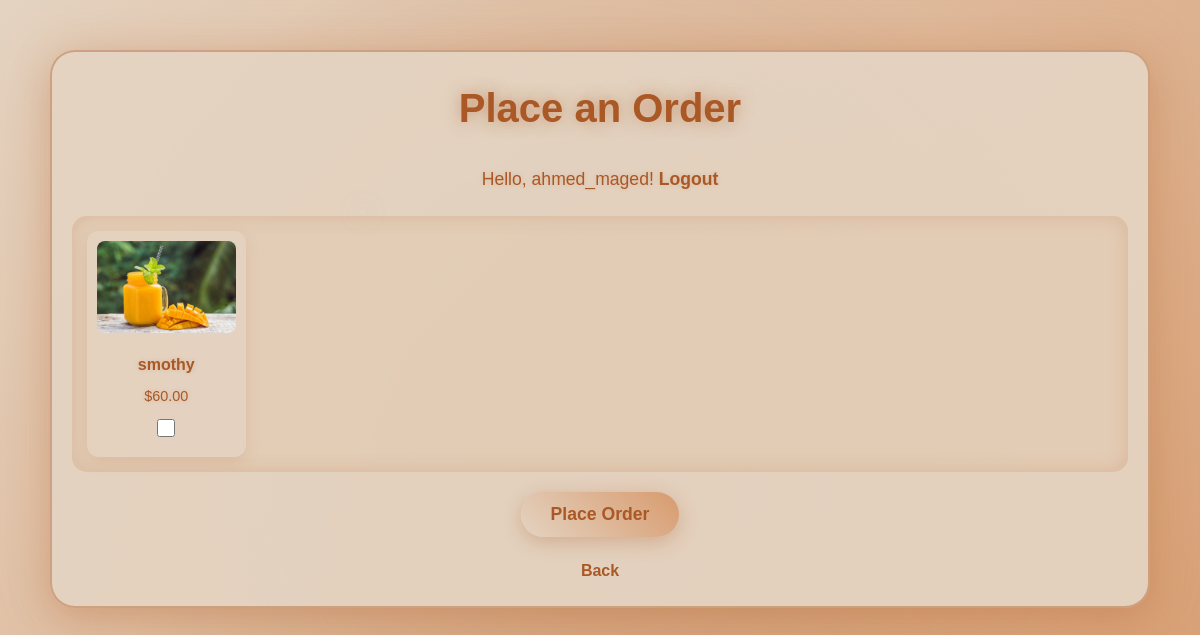
The page /cafe/place_order/ (signed in) on the database its author committed.
### cafe/models.py (models this page shows, shortened)
class Item(models.Model):
    name = models.CharField(max_length=100)
    price = models.DecimalField(max_digits=6, decimal_places=2)
    is_available = models.BooleanField(default=True)
    image = models.ImageField(upload_to='items/', null=True, blank=True)  # Added image field

### cafe/views.py (the view, shortened to what this page needs)
# urls.py: path('place_order/', views.place_order, name='place_order'),
@login_required
def place_order(request):
    items = Item.objects.filter(is_available=True)
    return render(request, 'cafe/place_order.html', {'items': items})

### cafe/templates/cafe/place_order.html (shortened to what this page needs)
{% load static %}
<!DOCTYPE html>
<html lang="en">
<head>
</head>
<body>
    <div class="order-container">
        <h1>Place an Order</h1>
        {% if user.is_authenticated %}
            <p>Hello, {{ user.username }}! <a href="{% url 'cafe:logout' %}">Logout</a></p>
            <form method="POST" id="order-form" action="{% url 'cafe:place_order' %}">
                <div class="items-grid">
                    {% for item in items %}
                        <div class="item-card">
                            {% if item.image %}
                                <img src="{{ item.image.url }}" alt="{{ item.name }}">
                            {% else %}
                                <img src="{% static 'images/placeholder.png' %}" alt="No Image">
                            {% endif %}
                            <h3>{{ item.name }}</h3>
                            <p>${{ item.price }}</p>
                            <input type="checkbox" name="item_{{ item.id }}" value="1">
                        </div>
                    {% endfor %}
                </div>
                <button type="submit">Place Order</button>
            </form>
        {% else %}
            <p>Please <a href="{% url 'login' %}">login</a> or <a href="{% url 'cafe:signup' %}">sign up</a> to order.</p>
        {% endif %}
        <a href="{% url 'cafe:home' %}" class="back-link">Back</a>
    </div>
</body>
</html>

### cafe/templates/cafe/place_order.html (style rules this page uses)
* { margin: 0; padding: 0; box-sizing: border-box; }
body { font-family: 'Orbitron', 'Poppins', sans-serif; background: linear-gradient(135deg, #e4d3c1 0%, #d89b6e 100%); color: #aa5825; line-height: 1.8; min-height: 100vh; overflow-x: hidden; position: relative; -webkit-font-smoothing: antialiased; -moz-osx-font-smoothing: grayscale; }
body::before { content: ''; position: fixed; top: 0; left: 0; width: 100%; height: 100%; background: radial-gradient(circle, rgba(170, 88, 37, 0.2) 0%, transparent 70%); z-index: -1; animation: pulse-bg 10s infinite ease-in-out; }
body::after { content: ''; position: absolute; width: 5px; height: 5px; background: rgba(228, 211, 193, 0.7); border-radius: 50%; box-shadow: 0 0 20px rgba(228, 211, 193, 0.5); animation: drift 15s infinite ease-in-out; top: 20%; left: 30%; }
.order-container { max-width: 1100px; margin: 50px auto; padding: 20px; background: rgba(228, 211, 193, 0.95); border-radius: 25px; box-shadow: 0 10px 40px rgba(170, 88, 37, 0.3), 0 0 60px rgba(216, 155, 110, 0.2); position: relative; overflow: hidden; transition: transform 0.5s ease, box-shadow 0.5s ease; border: 2px solid rgba(170, 88, 37, 0.4); }
h1 { font-size: 2.5em; color: #aa5825; text-align: center; margin-bottom: 20px; text-shadow: 0 0 15px rgba(170, 88, 37, 0.5), 0 0 25px rgba(228, 211, 193, 0.3); animation: glow 2s infinite ease-in-out; }
p { font-size: 1.1em; color: #aa5825; text-align: center; margin-bottom: 20px; text-shadow: 0 0 5px rgba(170, 88, 37, 0.2); }
a { color: #aa5825; text-decoration: none; font-weight: 600; transition: color 0.3s ease, transform 0.3s ease, text-shadow 0.3s ease; }
#order-form { display: flex; flex-direction: column; gap: 20px; align-items: center; }
.items-grid { display: grid; grid-template-columns: repeat(auto-fill, minmax(150px, 1fr)); gap: 15px; width: 100%; padding: 15px; background: rgba(216, 155, 110, 0.1); border-radius: 15px; box-shadow: inset 0 0 20px rgba(170, 88, 37, 0.2); }
.item-card { background: rgba(228, 211, 193, 0.8); border-radius: 12px; box-shadow: 0 5px 15px rgba(170, 88, 37, 0.15); padding: 10px; text-align: center; transition: transform 0.3s ease, box-shadow 0.3s ease, background 0.3s ease; }
.item-card img { max-width: 100%; max-height: 100px; border-radius: 8px; margin-bottom: 8px; }
.item-card h3 { font-size: 1em; color: #aa5825; margin-bottom: 5px; text-shadow: 0 0 5px rgba(170, 88, 37, 0.2); }
.item-card p { font-size: 0.9em; color: #aa5825; margin-bottom: 8px; }
.item-card input[type="checkbox"] { width: 18px; height: 18px; accent-color: #aa5825; cursor: pointer; }
button[type="submit"] { padding: 12px 30px; background: linear-gradient(45deg, #e4d3c1, #d89b6e); color: #aa5825; border: none; border-radius: 30px; font-size: 1.1em; font-weight: 700; cursor: pointer; box-shadow: 0 5px 20px rgba(170, 88, 37, 0.3); transition: transform 0.4s ease, box-shadow 0.4s ease, background 0.4s ease, color 0.4s ease; }
.back-link { display: block; text-align: center; margin-top: 20px; font-size: 1em; color: #aa5825; transition: color 0.3s ease, transform 0.3s ease; }

### rows shown on the page
Item: image (picture), name "smothy", price "60.00"

### other values the page prints
{{ user.username }} "ahmed_maged"
